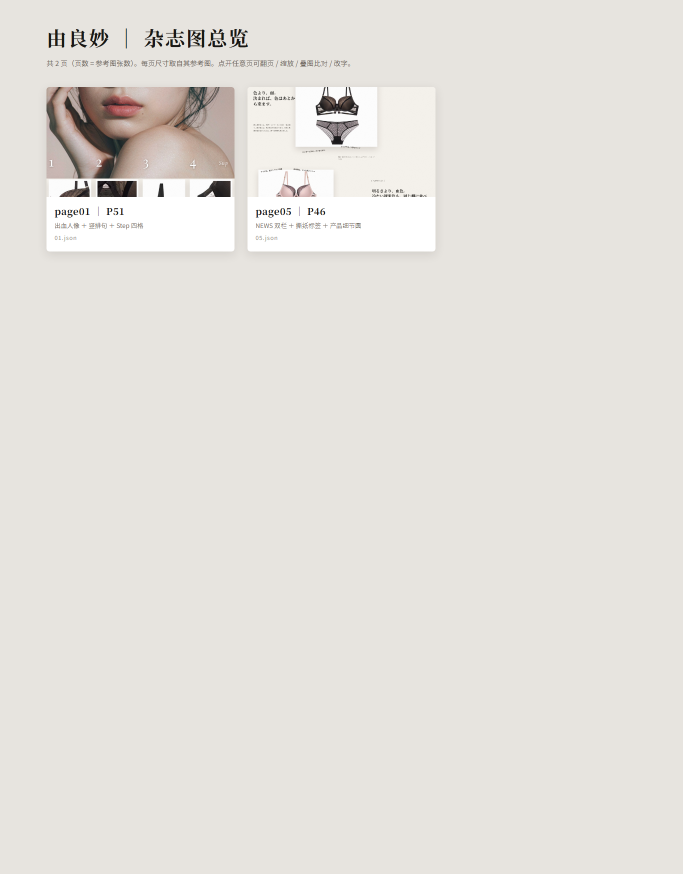
#> input picture templates/_shots/idx.png, 1366 x 1748 px (shown at 1/2 size)
$ python -i reffit.py   (imports and definitions only)
#> lines starting #> are read from the running program, lines starting #| are printed output that depends on the picture
# -*- coding: utf-8 -*-
"""
reffit.py —— 骨架吻合分（告警级判据：只提示，不阻断出图）

它回答一个问题：**成品页的分区骨架，到底和参考图对得上有多少？**

三项分量（都打印出来，便于定位问题）：

  ① 计划吻合 lineLayout（权重 .35）
     把参考图跑一遍行 / 列边缘投影（与 refscan.py 同一套算法），得到参考图的
     「结构线」——整页内容带之间的静默缝。再取 layout 里每个 zone 的四条边
     （按边长加权）当作「你的结构线」。逐条看：参考图的每条结构线，在你的
     layout 里 ±tol（默认画布宽 1.5%）内有没有对应的一条边。
     这是最直接回答「你有没有按参考图分区」的指标。

  ② 渲染吻合 lineRender（权重 .35）
     对**成品页本身**跑同一套投影，取它自己的结构线；同样逐条检查参考图的每条
     结构线在成品里有没有对应。这一路专治「计划对了但页面没照做」——
     只测 layout JSON 是测不出渲染跑偏的（例如素材错位、整页偏移）。

  ③ 照片框吻合 photoScore（权重 .15）
     只对 image / cutout / mask / logo 这些**矩形照片**算「四边在参考图边缘上
     的可覆盖率」（±tol 内有没有边缘）。照片的框在参考图里就是真实边缘，
     所以这条对照片成立；对文字框不成立（文字框本来就落在照片的平坦区上），
     这也是上一版判据失真的原因。没有照片框时退化为结构相似度。

  ④ 分块结构相似度 blockSim（权重 .15）
     6×6 分块灰度均值 → 1 − 平均绝对差/255。内容会被换成你的产品，
     所以它只是个弱旁证，不能单独用。

为什么是告警级、不是硬断言：
    「骨架级复刻」本就允许差异（尺寸随素材自适应、文字重写、颜色跟品牌）。
    真正该硬拦的是「页数」与「canvas 尺寸」—— 那两条在 refcheck.py 里已经硬拦。
    这里给分数 + 差异位置，让人判断「是差了，还是根本没按参考图做」。

用法：
    python tools/reffit.py                 # 全部页
    python tools/reffit.py page01          # 只算某一页
    python tools/reffit.py --tol 0.02      # 覆盖容差（占画布宽的比例）
输出：
    _shots/report/skeleton.json
    _shots/report/<page>_skeleton.png     三联图：参考图 | 成品 | 参考图边缘(青) + layout 框(红)
退出码：
    0 恒（除 IO 错 → 2）。这是刻意设计：告警不阻断。

标定（怎么读数）：
    · 上限已验：把参考图本身当作成品喂进来 → render 1.00、sim 1.00（检测器自洽）。
    · ≥ 0.80 正常；0.60–0.80 看第三联定位；< 0.60 基本可以认定「没按参考图做」。
    · render / plan 低而 sim 高，是最典型的「内容换了、骨架没跟上」——
      正是本引擎过去被反馈的那个毛病。
    · **N/A：参考图是照片主导时不出分**。投影法要求页面存在「内容带之间的静默缝」；
      出血人像 / 整幅产品照占满版面的页，参考图自己就取不到几条结构线（实测 p01
      只有 1 横 2 纵），此时任何分数都是噪声 —— 判据宁可不说话，也不叫狼来了。
      判据：参考图结构线合计 < MIN_REF_LINES(3) → 记 N/A，且不计入 min/max 汇总。

依赖：只用 Pillow（结构线部分复用 tools/refscan.py）。
"""
import os
import re
import sys
import json

try:
    from PIL import Image, ImageFilter, ImageDraw, ImageFont
except ImportError:
    print("FAIL 缺 Pillow —— 请先 pip install pillow")
    sys.exit(2)

sys.path.insert(0, os.path.dirname(os.path.abspath(__file__)))
import refscan as R  # noqa: E402  （行/列投影与寻谷算法，与解析参考图时完全同一套）

ROOT = os.path.dirname(os.path.dirname(os.path.abspath(__file__)))
LAYOUT = os.path.join(ROOT, "layout")
REF = os.path.join(ROOT, "assets", "ref")
SHOTS = os.path.join(ROOT, "_shots")
REPORT = os.path.join(ROOT, "_shots", "report")

BOX = getattr(Image, "Resampling", Image).BOX
LANCZOS = getattr(Image, "Resampling", Image).LANCZOS

WORK = 900            # 工作分辨率（长边）
GOOD = 0.80           # 吻合分 ≥ 此值 = OK
FAIR = 0.60           # ≥ 此值 = 尚可；低于此值 = 版式可能没按参考图解析
MIN_AREA = 0.004      # 小于画布 0.4% 的 zone 不参与结构线（太小，噪声大）
MIN_REF_LINES = 1     # 两个方向合计一条结构线都取不到 → 判据不适用（记 N/A）
WEAK_REF_LINES = 5    # 少于这么多条 → 证据弱（照出分，但不参与「连续偏低」告警）
W_PLAN, W_RENDER, W_PHOTO, W_SIM = 0.35, 0.35, 0.15, 0.15


# [16 lines left out: functions argval, fnt, not called in this run]


def percentile(hist, frac):
    tot = sum(hist) or 1
    acc = 0
    for k in range(256):
        acc += hist[k]
        if acc >= tot * frac:
            return k
    return 255


def edge_bin(gray):
    e = gray.filter(ImageFilter.FIND_EDGES)
    thr = max(6, percentile(e.histogram(), 0.90))
    return e.point(lambda v: 255 if v >= thr else 0)


# [46 lines left out: functions cover_h, cover_v, block_sim, axis_score, combine, not called in this run]


def r4(v):
    """None 安全的 round。"""
    return round(v, 4) if isinstance(v, (int, float)) else None


# [413 lines left out: functions line_score, schematic, lines_of, lines_of_cover, _runs_below, dip_lines and 7 more, not called in this run]


# [2 lines not run here, left out]

>>> from PIL import Image
>>> picture = Image.open('../_shots/idx.png')
#> picture is the input picture: PIL image 1366x1748 RGB; mean R, G, B 228.9, 225.5, 220.6
>>> result = edge_bin(picture)
#> in edge_bin, `e = gray.filter(ImageFilter.FIND_EDGES)`:
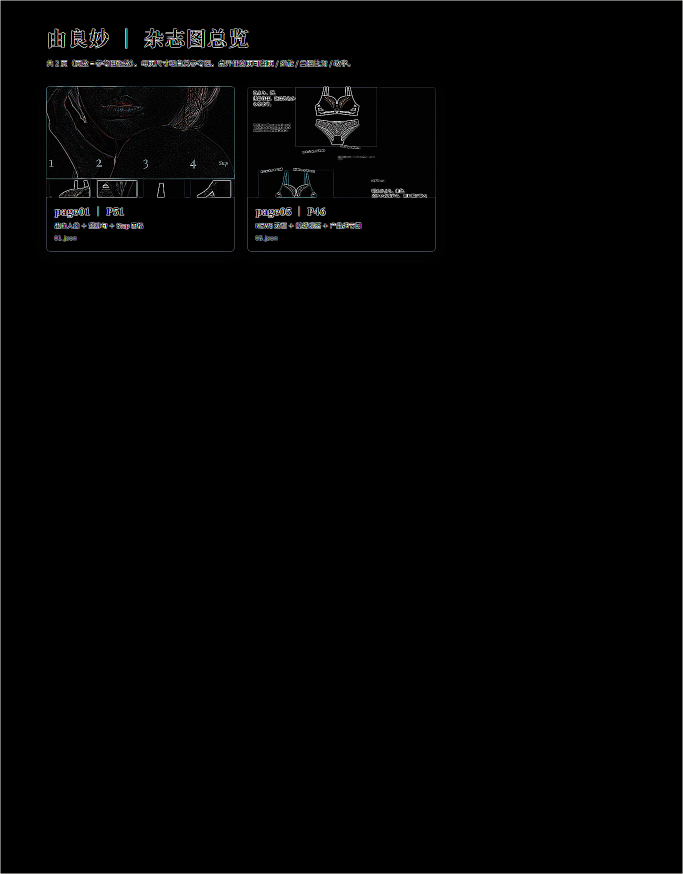
#> e: PIL image 1366x1748 RGB (shown at 1/2 size); mean R, G, B 2.8, 2.8, 2.8
#> in percentile, `tot = sum(hist) or 1`: tot = 7163304
#> the loop in percentile, `for k in range(256):` made 256 passes
#> acc on passes 1 to 3: 2260081, 2265393, 2274156
#> after the loop in percentile, `for k in range(256):`: acc = 2387768
#> in edge_bin, `thr = max(6, percentile(e.histogram(), 0.90))`: thr = 255
#> in edge_bin, `return e.point(lambda v: 255 if v >= thr else 0)`:
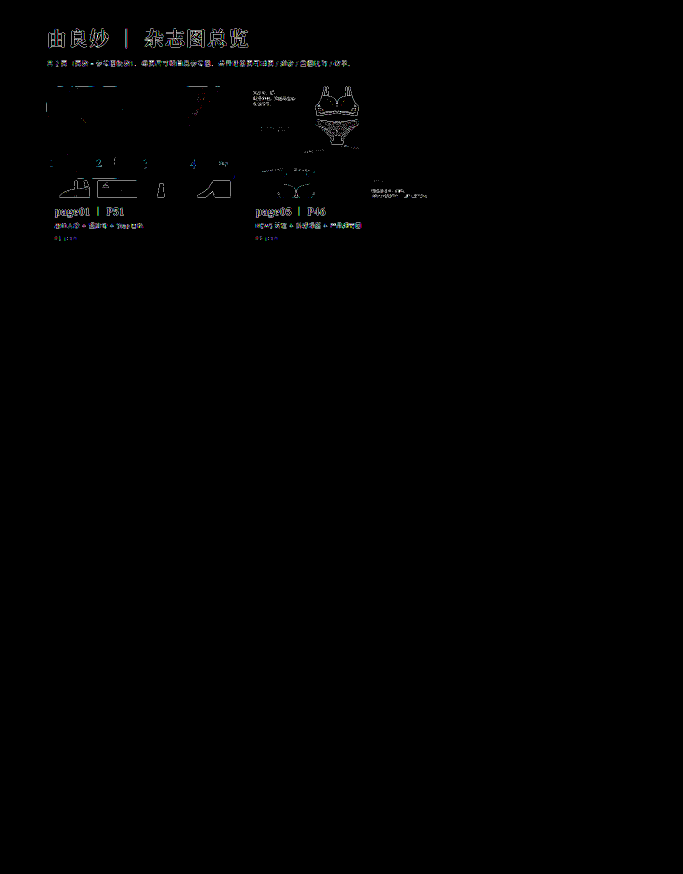
#> returned value: PIL image 1366x1748 RGB (shown at 1/2 size); mean R, G, B 1, 1, 1
